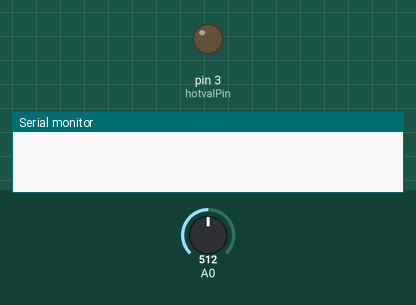
Simulated run of this sketch. Board: Arduino Uno, built with avr-gcc and run on an emulated ATmega328P. Shown: output pins drawn as LEDs (lit = HIGH), the last lines printed to the serial monitor. The test bench sets the inputs (shaded band); at power-on: A0 = 512. Pins used as bus, display or sensor lines are not drawn.

Above: at 0.1 s.
At 2.1 s:
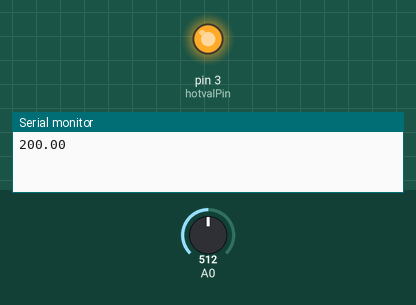
Timing chart, 0 to 3.6 s (numbered marks = the images above):
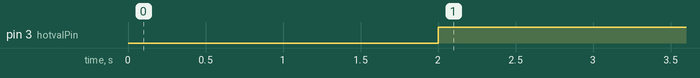

Measured:
- by itself, pin 3 (hotvalPin): LOW → HIGH at 2.0 s

The sketch:

Control_Agua.ino
```cpp
long lastMillis;
float temp,lastTemp = 0;
boolean flip = false;
int count = 0;
int coldvalPin = 2;
int hotvalPin = 3;
void setup() {
  Serial.begin(9600);
  pinMode(coldvalPin, OUTPUT);
  pinMode(hotvalPin, OUTPUT);
  digitalWrite(coldvalPin, HIGH);  //valvula de agua fria abierta
  digitalWrite(hotvalPin, LOW);  //valvula de agua caliente cerrada
  lastMillis = millis();
  temp = ((analogRead(A0)/1024.0*5.0)-0.5)*100;
}
void loop() {

  while((millis()-lastMillis)<2000);
  temp = ((analogRead(A0) * 0.004882814)-0.5)*100;
  Serial.println(temp);
  if(temp>28){
     digitalWrite(coldvalPin, LOW);  //valvula de agua fria abierta
     digitalWrite(hotvalPin, HIGH);  //valvula de agua caliente cerrada
  }else{
    digitalWrite(coldvalPin, LOW);  //valvula de agua fria abierta
    digitalWrite(hotvalPin, HIGH);  //valvula de agua caliente cerrada
  }
  lastMillis=millis();
}
```
